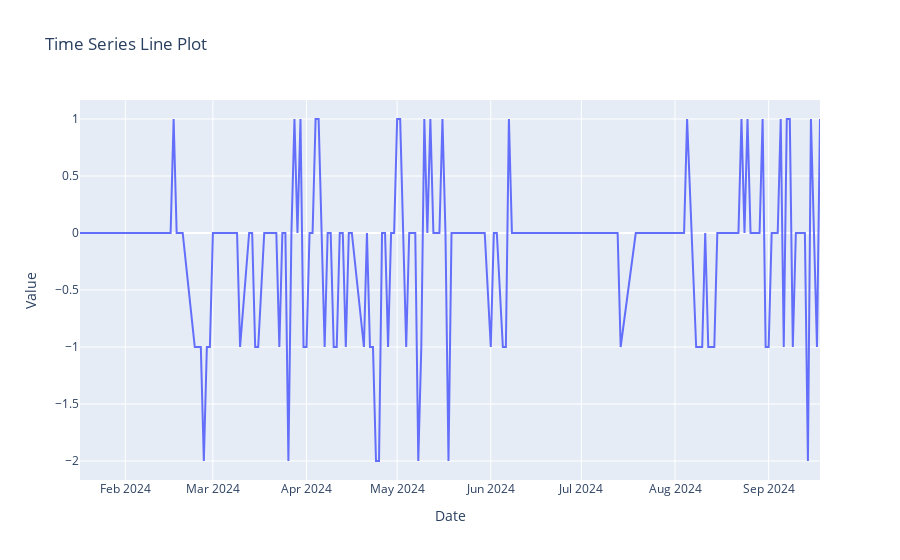

Notebook source saved alongside this figure:
### Code cell
fig = go.Figure()
fig.add_trace(go.Scatter(x=sandkrug_df['Days in full_date'], y=sandkrug_df['pick_drop_deficit'], mode='lines', name='Value'))
fig.update_layout(title='Time Series Line Plot', xaxis_title='Date', yaxis_title='Value')
fig.show()

### Figure 1 — Plotly figure (JSON) as saved in the notebook; plotly's stock layout.template omitted (floating-point values rounded to 4 significant figures; data arrays with more than 128 entries replaced by an {"elided": "..."} marker saying what was removed)
{"data": [{"mode": "lines", "name": "Value", "type": "scatter", "x": {"elided": "151 str values"}, "y": {"elided": "151 int values"}}], "layout": {"title": {"text": "Time Series Line Plot"}, "xaxis": {"title": {"text": "Date"}}, "yaxis": {"title": {"text": "Value"}}}}
